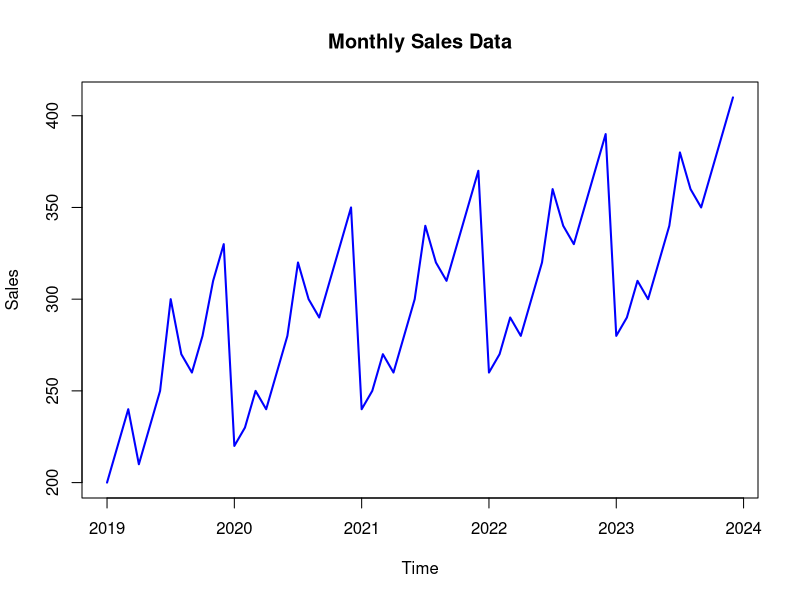
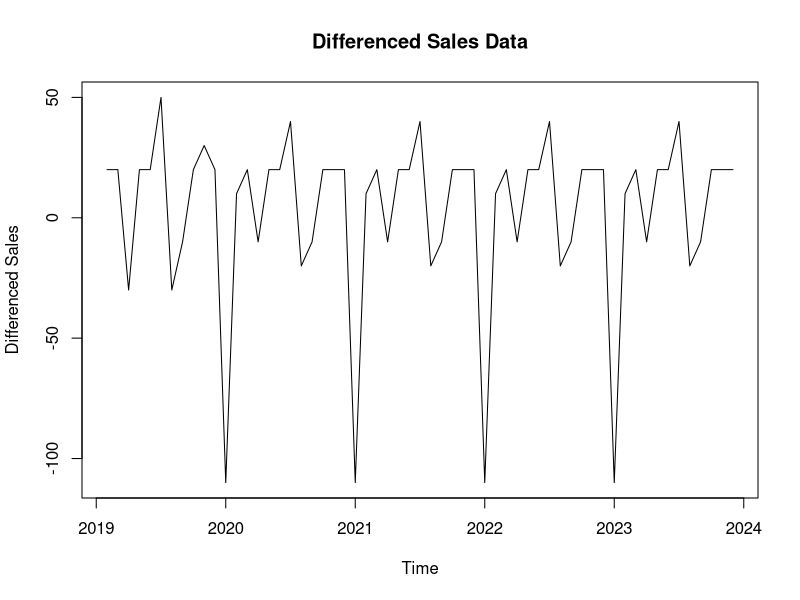
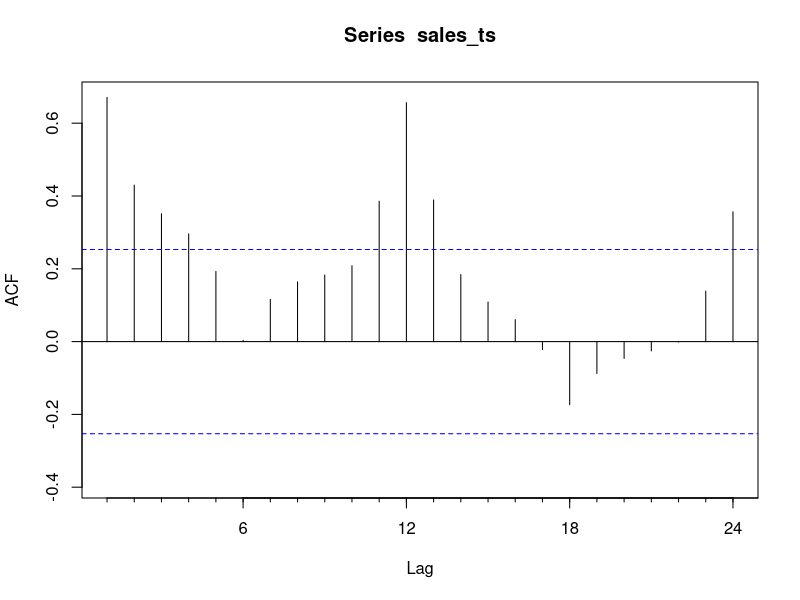
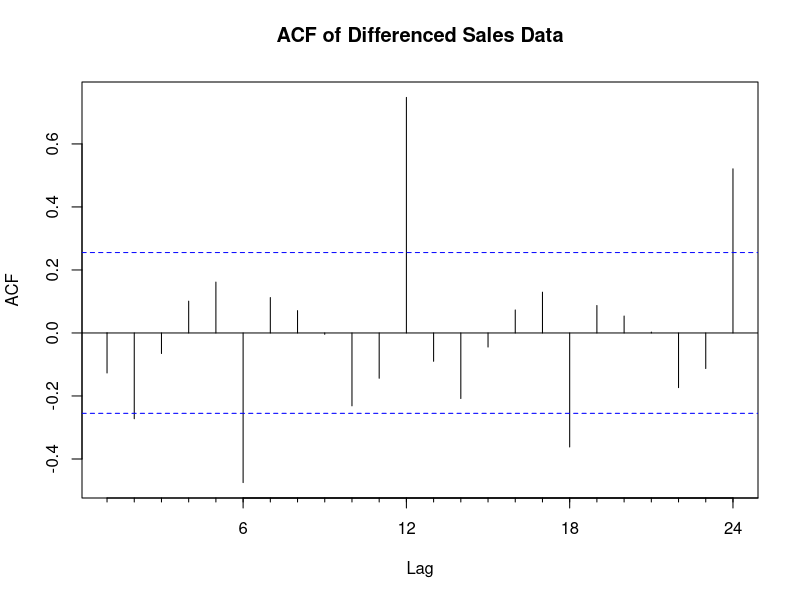
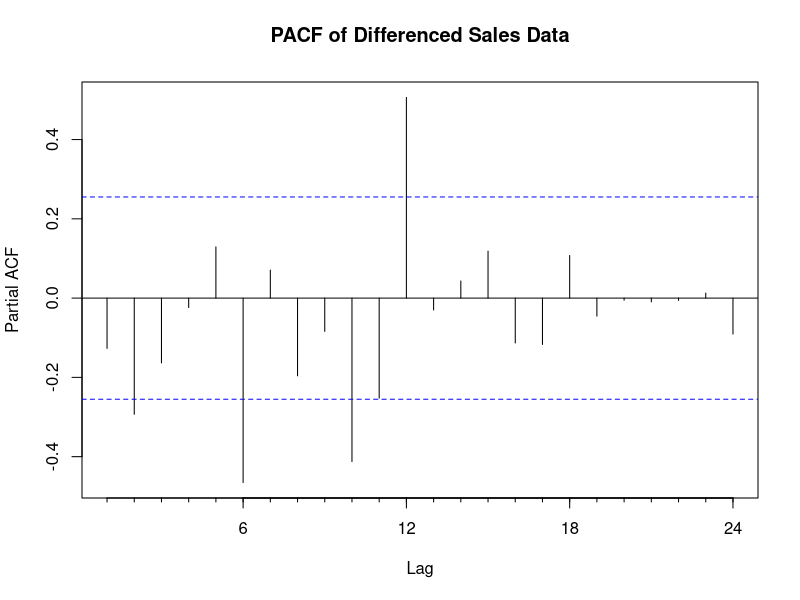
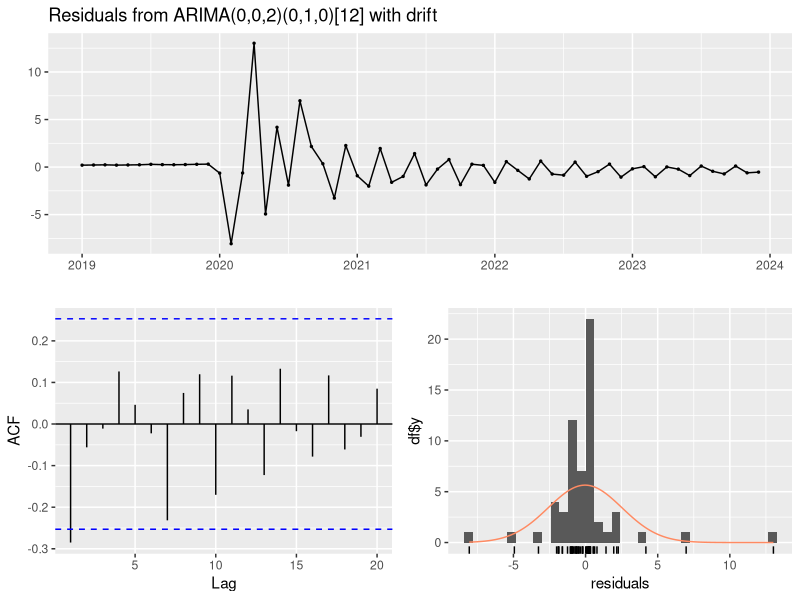
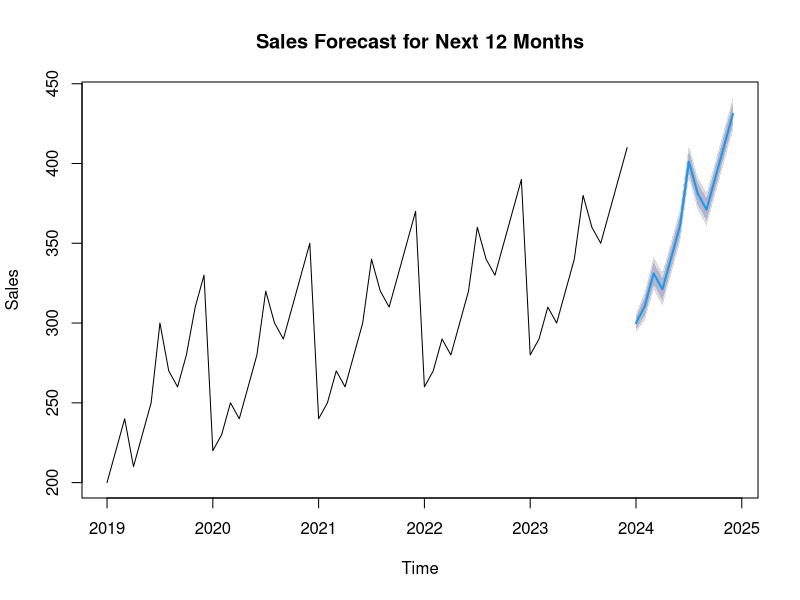

R code for these plots, in order:
###SARIMA###


#1) DATA PREPARATION
# A]
# Load the necessary libraries
library(forecast)

# Create the sales data
sales_data <- c(200, 220, 240, 210, 230, 250, 300, 270, 260, 280, 310, 330, 
                220, 230, 250, 240, 260, 280, 320, 300, 290, 310, 330, 350, 
                240, 250, 270, 260, 280, 300, 340, 320, 310, 330, 350, 370, 
                260, 270, 290, 280, 300, 320, 360, 340, 330, 350, 370, 390, 
                280, 290, 310, 300, 320, 340, 380, 360, 350, 370, 390, 410)

# Convert to time series object
sales_ts <- ts(sales_data, start = c(2019, 1), frequency = 12)

# Plot the sales data
plot(sales_ts, main = "Monthly Sales Data", xlab = "Time", ylab = "Sales", col = "blue", lwd = 2)

# Observations: Check for seasonality and trend by inspecting the plot

#B]
# Differencing to remove trend
diff_sales_ts <- diff(sales_ts, differences = 1)
plot(diff_sales_ts, main = "Differenced Sales Data", xlab = "Time", ylab = "Differenced Sales")

#2) MODEL IDETIFICATION
#A)
# Perform Augmented Dickey-Fuller test for stationarity
library(tseries)
adf_test <- adf.test(sales_ts)
print(adf_test)
# If p-value > 0.05, differencing is needed (non-stationary).

#B)
# Seasonal differencing can be checked by examining the ACF plot
Acf(sales_ts)
# Look for seasonal lags in the ACF plot (e.g., significant peaks at 12 months).

#c)
# ACF and PACF plots
Acf(diff_sales_ts, main="ACF of Differenced Sales Data")
Pacf(diff_sales_ts, main="PACF of Differenced Sales Data")

#3) SARIMA MODEL FITTING
#a)
# Fit a SARIMA model using auto.arima
sarima_model <- auto.arima(sales_ts, seasonal = TRUE)
summary(sarima_model)

#b)
# Plot residuals to check for white noise
checkresiduals(sarima_model)

#4) Forecasting with SARIMA
#a)
# Forecast for the next 12 months
forecast_sales <- forecast(sarima_model, h = 12)
plot(forecast_sales, main = "Sales Forecast for Next 12 Months", xlab = "Time", ylab = "Sales")

#b)

#5) Model Comparison

#a)
# Fit ARIMA without seasonality
arima_model <- auto.arima(sales_ts, seasonal = FALSE)
summary(arima_model)

#b)
# Compare models using AIC, BIC, and RMSE
sarima_aic <- AIC(sarima_model)
arima_aic <- AIC(arima_model)

sarima_bic <- BIC(sarima_model)
arima_bic <- BIC(arima_model)

sarima_rmse <- sqrt(mean(residuals(sarima_model)^2))
arima_rmse <- sqrt(mean(residuals(arima_model)^2))

print(paste("SARIMA AIC:", sarima_aic, "BIC:", sarima_bic, "RMSE:", sarima_rmse))
print(paste("ARIMA AIC:", arima_aic, "BIC:", arima_bic, "RMSE:", arima_rmse))

#c)

#6)

#a)
# Suppose you have a holiday variable (1 for holiday, 0 for non-holiday)
# Add holiday variable as external regressor
holiday_effect <- c(rep(0, 11), 1, rep(0, 11), 1, rep(0, 11), 1, rep(0, 11), 1, rep(0, 11), 1)

# Fit SARIMA with external regressors
sarima_with_holiday <- auto.arima(sales_ts, xreg = holiday_effect, seasonal = TRUE)
summary(sarima_with_holiday)


#b)
# Compare the SARIMA with and without holiday adjustments using AIC, BIC, and RMSE
sarima_holiday_aic <- AIC(sarima_with_holiday)
sarima_holiday_bic <- BIC(sarima_with_holiday)
sarima_holiday_rmse <- sqrt(mean(residuals(sarima_with_holiday)^2))

print(paste("SARIMA with holiday AIC:", sarima_holiday_aic, "BIC:", sarima_holiday_bic, "RMSE:", sarima_holiday_rmse))

